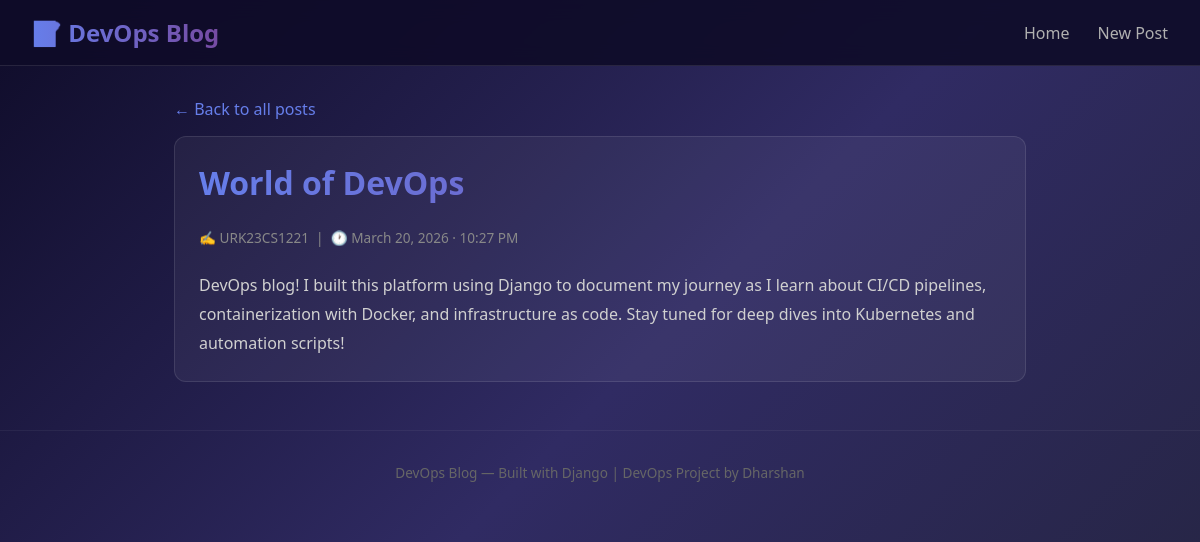
The app's page /post/1/ with its own data.
### blog/models.py (models this page shows, shortened)
class Post(models.Model):
    title = models.CharField(max_length=200)
    content = models.TextField()
    author = models.CharField(max_length=100)
    created_at = models.DateTimeField(auto_now_add=True)
    class Meta:
        ordering = ['-created_at']

### blog/views.py (the view)
# urls.py: path('post/<int:pk>/', views.post_detail, name='post_detail'),
def post_detail(request, pk):
    post = get_object_or_404(Post, pk=pk)
    return render(request, 'blog/post_detail.html', {'post': post})

### blog/templates/blog/post_detail.html (shortened to what this page needs)
{% extends 'blog/base.html' %}
{% block content %}
<a href="{% url 'post_list' %}" class="back-link">← Back to all posts</a>
<div class="card">
    <h1>{{ post.title }}</h1>
    <div class="meta" style="margin-bottom: 1.5rem;">
        ✍️ {{ post.author }} &nbsp;|&nbsp; 🕐 {{ post.created_at|date:"F j, Y · g:i A" }}
    </div>
    <div class="post-content">{{ post.content }}</div>
</div>
{% endblock %}

### blog/templates/blog/base.html (style rules this page uses)
* { margin: 0; padding: 0; box-sizing: border-box; }
body { font-family: 'Segoe UI', Tahoma, Geneva, Verdana, sans-serif; background: linear-gradient(135deg, #0f0c29, #302b63, #24243e); min-height: 100vh; color: #e0e0e0; }
h1, h2 { background: linear-gradient(90deg, #667eea, #764ba2); -webkit-background-clip: text; -webkit-text-fill-color: transparent; margin-bottom: 1.5rem; }
.card { background: rgba(255, 255, 255, 0.05); border: 1px solid rgba(255, 255, 255, 0.1); border-radius: 12px; padding: 1.5rem; margin-bottom: 1.5rem; transition: transform 0.2s ease, box-shadow 0.2s ease; }
.card .meta { color: #888; font-size: 0.85rem; margin-bottom: 0.75rem; }
.post-content { line-height: 1.8; color: #d0d0d0; white-space: pre-wrap; }
.back-link { color: #667eea; text-decoration: none; font-weight: 500; display: inline-block; margin-bottom: 1rem; }

### records on screen
Post: title "World of DevOps", author "URK23CS1221", created_at "March 20, 2026 · 10:27 PM", content "DevOps blog! I built this platform using Django to document my journey as I learn about CI/CD pipelines, containerization with Docker, and infrastructure as code. Stay tuned for deep dives into Kubernetes and automation scripts!"
